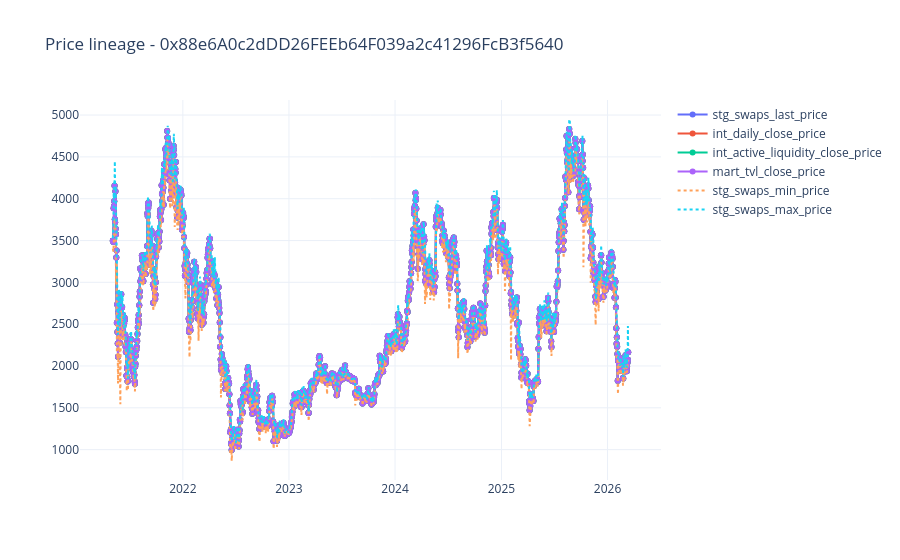

Write notebook code for a chart like this one.
### Markdown cell above
## Price lineage

Le but ici est de comparer le dernier prix journalier des swaps au `close_price` intermediaire puis au `eth_price_close` du mart final.
Si `stg_swaps_last_price` bouge mais que `int_daily_close_price` ou `mart_tvl_close_price` reste plat, le bug est dans une transformation.

### Code cell
swap_filters, swap_params = build_filters(
    pool=POOL,
    date_from=DATE_FROM,
    date_to=DATE_TO,
    pool_col="pool",
    time_col="block_time",
    time_type="datetime",
)

swap_price_df = query_df(
    dedent(
        f"""
        SELECT
            toDate(block_time) AS date,
            argMax(price_token1_in_token0, tuple(block_number, log_index)) AS stg_swaps_last_price,
            avg(price_token1_in_token0) AS stg_swaps_avg_price,
            min(price_token1_in_token0) AS stg_swaps_min_price,
            max(price_token1_in_token0) AS stg_swaps_max_price
        FROM stg_swaps
        {swap_filters}
        GROUP BY date
        ORDER BY date
        """
    ),
    swap_params,
)

daily_close_filters, daily_close_params = build_filters(pool=POOL, date_from=DATE_FROM, date_to=DATE_TO)

daily_close_df = query_df(
    dedent(
        f"""
        SELECT date, close_price AS int_daily_close_price, close_tick
        FROM int_daily_close
        {daily_close_filters}
        ORDER BY date
        """
    ),
    daily_close_params,
)

active_liq_price_df = query_df(
    dedent(
        f"""
        SELECT date, close_price AS int_active_liquidity_close_price
        FROM int_active_liquidity_daily
        {daily_close_filters}
        ORDER BY date
        """
    ),
    daily_close_params,
)

mart_tvl_price_df = query_df(
    dedent(
        f"""
        SELECT date, price_token1_in_token0 AS mart_tvl_close_price
        FROM mart_tvl_daily
        {daily_close_filters}
        ORDER BY date
        """
    ),
    daily_close_params,
)

price_lineage_df = swap_price_df.merge(daily_close_df, on="date", how="outer")
price_lineage_df = price_lineage_df.merge(active_liq_price_df, on="date", how="outer")
price_lineage_df = price_lineage_df.merge(mart_tvl_price_df, on="date", how="outer")
price_lineage_df = price_lineage_df.sort_values("date")

fig = go.Figure()
for column in [
    "stg_swaps_last_price",
    "int_daily_close_price",
    "int_active_liquidity_close_price",
    "mart_tvl_close_price",
]:
    if column in price_lineage_df.columns:
        fig.add_trace(go.Scatter(x=price_lineage_df["date"], y=price_lineage_df[column], mode="lines+markers", name=column))

fig.add_trace(go.Scatter(x=price_lineage_df["date"], y=price_lineage_df["stg_swaps_min_price"], mode="lines", name="stg_swaps_min_price", line={"dash": "dot"}))
fig.add_trace(go.Scatter(x=price_lineage_df["date"], y=price_lineage_df["stg_swaps_max_price"], mode="lines", name="stg_swaps_max_price", line={"dash": "dot"}))
fig.update_layout(title=f"Price lineage - {POOL}", template="plotly_white", hovermode="x unified")
fig.show()

price_lineage_df.tail(20)

### Figure 1 — Plotly figure (JSON) as saved in the notebook; plotly's stock layout.template omitted (floating-point values rounded to 4 significant figures; data arrays with more than 128 entries replaced by an {"elided": "..."} marker saying what was removed)
{"data": [{"mode": "lines+markers", "name": "stg_swaps_last_price", "type": "scatter", "x": {"elided": "1774 str values"}, "y": {"elided": "1774 float values"}}, {"mode": "lines+markers", "name": "int_daily_close_price", "type": "scatter", "x": {"elided": "1774 str values"}, "y": {"elided": "1774 float values"}}, {"mode": "lines+markers", "name": "int_active_liquidity_close_price", "type": "scatter", "x": {"elided": "1774 str values"}, "y": {"elided": "1774 float values"}}, {"mode": "lines+markers", "name": "mart_tvl_close_price", "type": "scatter", "x": {"elided": "1774 str values"}, "y": {"elided": "1774 float values"}}, {"line": {"dash": "dot"}, "mode": "lines", "name": "stg_swaps_min_price", "type": "scatter", "x": {"elided": "1774 str values"}, "y": {"elided": "1774 float values"}}, {"line": {"dash": "dot"}, "mode": "lines", "name": "stg_swaps_max_price", "type": "scatter", "x": {"elided": "1774 str values"}, "y": {"elided": "1774 float values"}}], "layout": {"hovermode": "x unified", "title": {"text": "Price lineage - 0x88e6A0c2dDD26FEEb64F039a2c41296FcB3f5640"}}}
